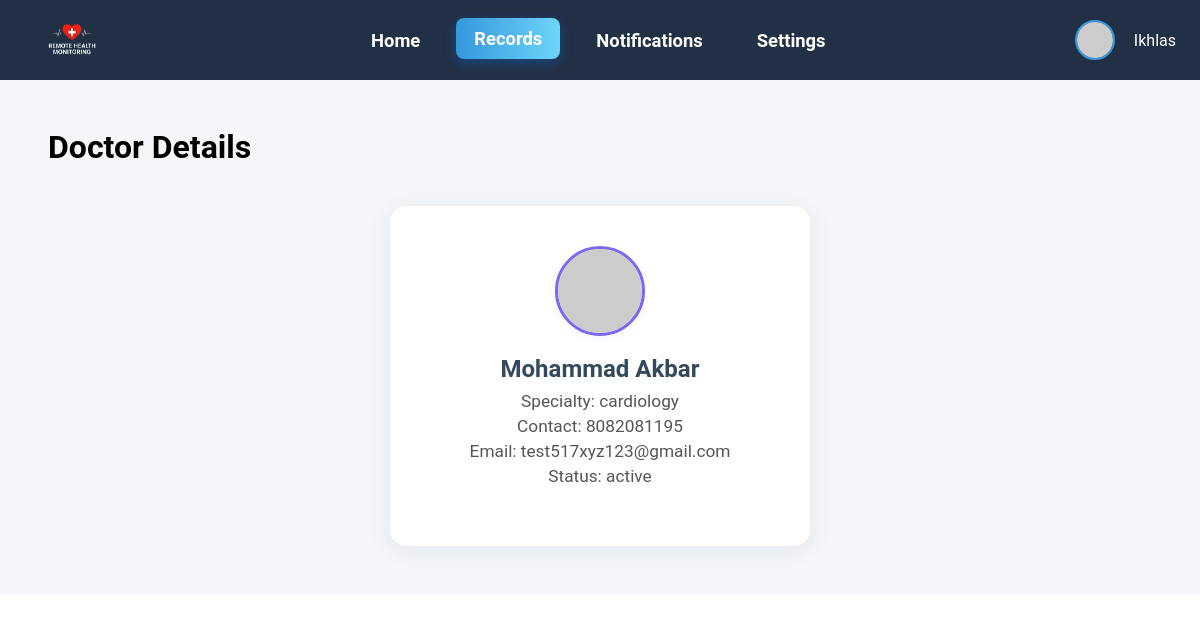
Screenshot of /admin-doctor-details/12/ (signed in) with the database file from the repository.
### medidash/models.py (models this page shows, shortened)
class CustomUser(AbstractUser):
    USER_ROLES = (
        ('admin', 'Admin'),
        ('doctor', 'Doctor'),
        ('patient', 'Patient'),
    )
    role = models.CharField(max_length=10, choices=USER_ROLES)
    groups = models.ManyToManyField(
        Group,
        verbose_name=('groups'),
        blank=True,
        help_text=(
            'The groups this user belongs to. A user will get all permissions '
            'granted to each of their groups.'
        ),
        related_name="customuser_set", # Changed related_name
        related_query_name="user",
    )
    user_permissions = models.ManyToManyField(
        Permission,
        verbose_name=('user permissions'),
        blank=True,
        help_text=('Specific permissions for this user.'),
        related_name="customuser_set", # Changed related_name
        related_query_name="user",
    )
    email_notifications_enabled = models.BooleanField(default=True)
    sms_notifications_enabled = models.BooleanField(default=False)
    two_factor_authentication_enabled = models.BooleanField(default=False)
    middle_name = models.CharField(max_length=50, blank=True, null=True)
    class Meta:
        verbose_name = 'Custom User'
        verbose_name_plural = 'Custom Users'

class DoctorProfile(models.Model):
    user = models.OneToOneField(CustomUser, on_delete=models.CASCADE, primary_key=True, limit_choices_to={'role': 'doctor'})
    specialty = models.CharField(max_length=100, blank=True, null=True)
    clinic_address = models.TextField(blank=True, null=True)
    contact_number = models.CharField(max_length=20, blank=True, null=True)
    bio = models.TextField(blank=True, null=True)
    profile_picture = models.ImageField(upload_to='profile_pics/doctors/', blank=True, null=True)
    STATUS_CHOICES = [
        ('active', 'Active'),
        ('inactive', 'Inactive'),
    ]
    status = models.CharField(max_length=50, choices=STATUS_CHOICES, default='active')
    email_notifications_enabled = models.BooleanField(default=True)
    sms_notifications_enabled = models.BooleanField(default=False)
    push_notifications_enabled = models.BooleanField(default=True)
    two_factor_authentication_enabled = models.BooleanField(default=False)
    languages_spoken = models.JSONField(default=list, blank=True) # Stored as JSON array
    clinic_facilities = models.JSONField(default=list, blank=True) # Stored as JSON array
    theme_preference = models.CharField(max_length=50, default='light')
    date_format = models.CharField(max_length=20, default='YYYY-MM-DD')
    time_format = models.CharField(max_length=20, default='HH:MM')
    default_report_template = models.TextField(blank=True, null=True)

### medidash/views.py (the view)
# urls.py: path('admin-doctor-details/<int:doctor_id>/', views.admin_doctor_details, name='admin_doctor_details'),
@login_required(login_url='login')
@user_passes_test(is_admin, login_url='access_denied')
def admin_doctor_details(request, doctor_id):
    doctor_profile = get_object_or_404(DoctorProfile, user__id=doctor_id)
    context = {
        'doctor': doctor_profile,
        'username': request.user.username,
        'profile_pic_url': 'https://placehold.co/40x40/f0f4f7/556080?text=AD',
        'unread_notifications_count': SystemNotification.objects.filter(recipient=request.user, is_read=False).count(),
    }
    return render(request, 'admin/doctor_details.html', context)

### medidash/views.py (called while the page is built)
def is_admin(user):
    return user.is_authenticated and user.role == 'admin'

### templates/admin/doctor_details.html (shortened to what this page needs)
{% load static %}
<!DOCTYPE html>
<html lang="en">
<head>
    <link rel="stylesheet" href="{% static 'styles/patient.css' %}">
</head>
<body>
    <div class="header">
        <header class="header-container">
            <div class="logoside">
                <img src="{% static 'images/logo.png' %}" alt="logo" loading="lazy">
            </div>
            <div class="main-nav" id="navMenu">
                <a href="{% url 'admin_dashboard' %}">Home</a>
                <a href="{% url 'admin_view_records' %}" class="active">Records</a>
                <a href="{% url 'admin_notifications' %}">Notifications</a>
                <a href="{% url 'admin_settings' %}">Settings</a>
            </div>
            <div class="rightside">
                <img src="{{ profile_pic_url }}" alt="Profile Picture" class="profile-pic">
                <span class="admin-name">{{ username }}</span>
            </div>
        </header>
    </div>
    <div class="main-container">
        <h1>Doctor Details</h1>
        <div class="doctor-card">
            {% if doctor.profile_picture and doctor.profile_picture.url %}
                <img src="{{ doctor.profile_picture.url }}" alt="Doctor Profile" class="doctor-pic">
            {% else %}
                <img src="https://placehold.co/80x80/f0f4f7/556080?text=DR" alt="Doctor Profile" class="doctor-pic">
            {% endif %}
            <div class="doctor-name">{{ doctor.user.first_name }} {{ doctor.user.last_name }}</div>
            <div class="doctor-info">Specialty: {{ doctor.specialty|default:'N/A' }}</div>
            <div class="doctor-info">Contact: {{ doctor.contact_number|default:'N/A' }}</div>
            <div class="doctor-info">Email: {{ doctor.user.email|default:'N/A' }}</div>
            <div class="doctor-info">Status: {{ doctor.status|default:'N/A' }}</div>
        </div>
    </div>
</body>
</html>

### static/styles/patient.css (style rules this page uses)
* { padding: 0; margin: 0; box-sizing: border-box; }
:root { --background-color: #f4f6f9; --primary-color: #2980b9; --secondary-color: #7f8c8d; --button-color:#3498db; --header-footer-color: #2c3e50; --panel-bg-color: #34495e; --alert-color: #e74c3c; --box-background-color:white; --normal-color:green; --text-primary: #2c3e50; --text-secondary: #7f8c8d; --text-on-dark: #ffffff; }
html body { font-family: 'Roboto', sans-serif; background: var(--box-background-color); }
.header { background-color: var(--header-footer-color); }
.header-container { display: flex; flex-direction: row; justify-content: space-between; align-items: center; margin-inline: 1.2rem; color: white; gap: 2rem; }
.logoside { width: 8.5%; height:6rem; animation: slideDown 0.9s ease-in-out; animation-iteration-count: 1; animation-fill-mode: forwards; }
.logoside img { width: 100%; height: 100%; }
.main-nav { display: flex; gap: 1.5rem; animation: slideInFromTop 1s ease-out; }
.main-nav a { color: var(--text-on-dark); text-decoration: none; font-size: 1rem; font-weight: 500; padding: 0.6rem 1rem; border-radius: 5px; transition: all 0.3s ease; }
.main-nav a:hover, .main-nav .active { background-color: var(--primary-color); transform: translateY(-2px); box-shadow: 0 4px 12px rgba(0, 123, 255, 0.3); }
.rightside { display: flex; flex-direction: row; flex-direction: center; align-items: center; gap: 0.98rem; animation: slideDown 1.4s ease-in-out; animation-iteration-count: 1; animation-fill-mode: forwards; }
.main-container { background-color: var(--background-color); margin: 0 auto; padding: 3rem; }
.doctor-card { background: #fff; border-radius: 16px; box-shadow: 0 4px 24px rgba(44, 62, 80, 0.08); padding: 2.5rem 2.5rem 2rem 2.5rem; max-width: 420px; margin: 2.5rem auto 0 auto; display: flex; flex-direction: column; align-items: center; min-height: 340px; }
.doctor-pic { width: 90px; height: 90px; border-radius: 50%; object-fit: cover; margin-bottom: 1.2rem; background: #f4f6fa; border: 3px solid #7B68EE; box-shadow: 0 2px 8px rgba(123,104,238,0.08); display: block; }
.doctor-name { font-size: 1.5rem; font-weight: 700; color: #34495e; margin-bottom: 0.5rem; text-align: center; }
.doctor-info { font-size: 1.08rem; color: #555; margin-bottom: 0.3rem; text-align: center; }
body { background: #f4f7fa; font-family: 'Segoe UI', Arial, sans-serif; margin: 0; padding: 0; }
.header { background-color: #223046; padding: 0; }
.header-container { display: flex; flex-direction: row; align-items: center; justify-content: space-between; max-width: 1200px; margin: 0 auto; padding: 0 24px; height: 80px; }
.logoside { display: flex; align-items: center; height: 80px; padding: 10px 0 10px 18px; }
.logoside img { height: 60px; width: auto; max-width: 180px; display: block; }
.main-nav { display: flex; gap: 18px; }
.main-nav a { color: #fff; text-decoration: none; font-size: 1.15rem; font-weight: 700; padding: 10px 18px; border-radius: 8px; transition: background 0.2s, color 0.2s; }
.main-nav a.active, .main-nav a:hover { background: linear-gradient(90deg, #3498db 0%, #6dd5fa 100%); color: #fff; }
.rightside { display: flex; align-items: center; gap: 1.2rem; }
.profile-pic { width: 40px; height: 40px; border-radius: 50%; object-fit: cover; border: 2px solid #3498db; }

### rows the page displays
CustomUser: username "Ikhlas"
DoctorProfile: user.first_name "Mohammad", user.last_name "Akbar", specialty "cardiology", contact_number "8082081195", user.email "test517xyz123@gmail.com", status "active"
